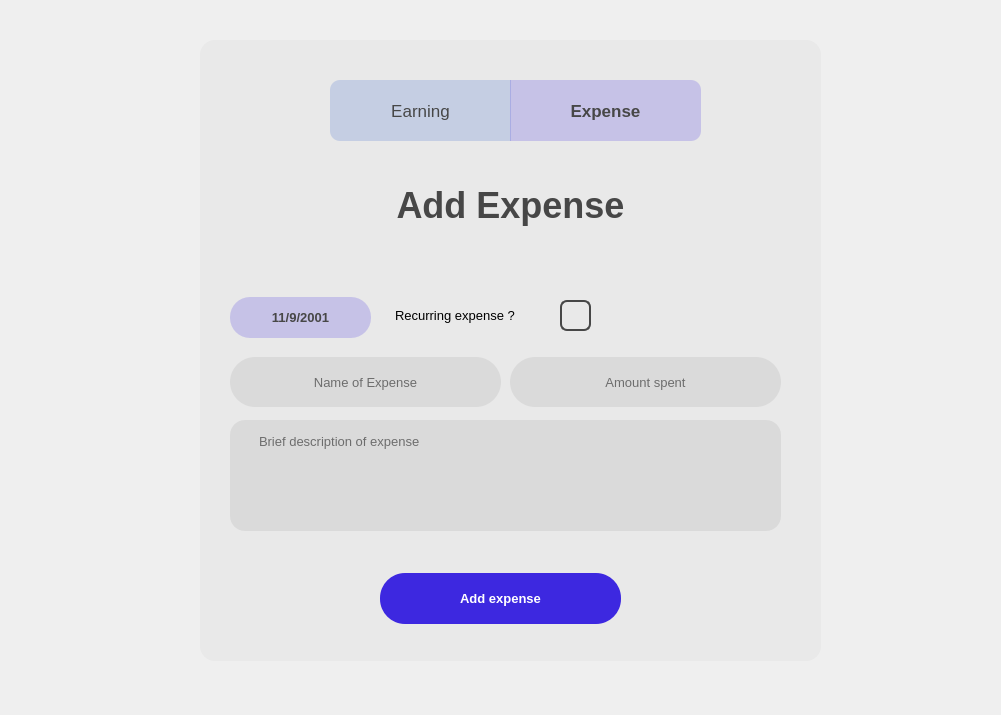
<?xml version="1.0" encoding="UTF-8"?>
<ui version="4.0">
 <class>Form</class>
 <widget class="QWidget" name="Form">
  <property name="geometry">
   <rect>
    <x>0</x>
    <y>0</y>
    <width>1001</width>
    <height>715</height>
   </rect>
  </property>
  <property name="windowTitle">
   <string>Form</string>
  </property>
  <property name="styleSheet">
   <string notr="true"/>
  </property>
  <widget class="QFrame" name="frame">
   <property name="geometry">
    <rect>
     <x>200</x>
     <y>40</y>
     <width>621</width>
     <height>621</height>
    </rect>
   </property>
   <property name="styleSheet">
    <string notr="true">QFrame{
	background-color:rgba(170, 170, 170, 0.1);
	border-radius:15px;
}



</string>
   </property>
   <property name="frameShape">
    <enum>QFrame::StyledPanel</enum>
   </property>
   <property name="frameShadow">
    <enum>QFrame::Raised</enum>
   </property>
   <widget class="QLabel" name="label_2">
    <property name="geometry">
     <rect>
      <x>0</x>
      <y>130</y>
      <width>621</width>
      <height>71</height>
     </rect>
    </property>
    <property name="font">
     <font>
      <pointsize>27</pointsize>
      <weight>75</weight>
      <bold>true</bold>
     </font>
    </property>
    <property name="styleSheet">
     <string notr="true">background-color:rgba(217, 217, 217,0);
color:rgb(71, 71, 71);
border:none;</string>
    </property>
    <property name="text">
     <string>Add Expense</string>
    </property>
    <property name="alignment">
     <set>Qt::AlignCenter</set>
    </property>
   </widget>
   <widget class="QLineEdit" name="lineEdit_2">
    <property name="geometry">
     <rect>
      <x>310</x>
      <y>317</y>
      <width>271</width>
      <height>50</height>
     </rect>
    </property>
    <property name="font">
     <font>
      <pointsize>10</pointsize>
     </font>
    </property>
    <property name="styleSheet">
     <string notr="true">border-radius:25px;
background-color:rgba(82, 82, 82, 0.1);
</string>
    </property>
    <property name="alignment">
     <set>Qt::AlignCenter</set>
    </property>
    <property name="placeholderText">
     <string>Amount spent</string>
    </property>
   </widget>
   <widget class="QPushButton" name="pushButton">
    <property name="geometry">
     <rect>
      <x>180</x>
      <y>533</y>
      <width>241</width>
      <height>51</height>
     </rect>
    </property>
    <property name="font">
     <font>
      <pointsize>10</pointsize>
      <weight>75</weight>
      <bold>true</bold>
     </font>
    </property>
    <property name="cursor">
     <cursorShape>PointingHandCursor</cursorShape>
    </property>
    <property name="styleSheet">
     <string notr="true">background-color:rgb(61, 40, 224);
color:white;
font-weight:bold;
border-radius:25px;</string>
    </property>
    <property name="text">
     <string>Add expense</string>
    </property>
    <property name="checkable">
     <bool>false</bool>
    </property>
    <property name="checked">
     <bool>false</bool>
    </property>
    <property name="autoDefault">
     <bool>false</bool>
    </property>
    <property name="default">
     <bool>false</bool>
    </property>
    <property name="flat">
     <bool>false</bool>
    </property>
   </widget>
   <widget class="QPushButton" name="pushButton_3">
    <property name="geometry">
     <rect>
      <x>130</x>
      <y>40</y>
      <width>181</width>
      <height>61</height>
     </rect>
    </property>
    <property name="font">
     <font>
      <pointsize>13</pointsize>
      <weight>50</weight>
      <bold>false</bold>
     </font>
    </property>
    <property name="cursor">
     <cursorShape>PointingHandCursor</cursorShape>
    </property>
    <property name="styleSheet">
     <string notr="true">color:rgb(71, 71, 71);
background-color:rgba(197, 206, 227, 1);
border-top-left-radius:10px;
border-bottom-left-radius:10px;
border-top-right-radius:0px;
border-bottom-right-radius:0px;
</string>
    </property>
    <property name="text">
     <string>Earning</string>
    </property>
    <property name="checkable">
     <bool>false</bool>
    </property>
    <property name="checked">
     <bool>false</bool>
    </property>
   </widget>
   <widget class="QPushButton" name="pushButton_4">
    <property name="geometry">
     <rect>
      <x>310</x>
      <y>40</y>
      <width>191</width>
      <height>61</height>
     </rect>
    </property>
    <property name="font">
     <font>
      <pointsize>13</pointsize>
      <weight>75</weight>
      <bold>true</bold>
     </font>
    </property>
    <property name="cursor">
     <cursorShape>PointingHandCursor</cursorShape>
    </property>
    <property name="styleSheet">
     <string notr="true">color:rgb(71, 71, 71);
background-color:rgba(61, 40, 224, 0.2);
border-top-left-radius:0px;
border-bottom-left-radius:0px;
border-top-right-radius:10px;
border-bottom-right-radius:10px;
</string>
    </property>
    <property name="text">
     <string>Expense</string>
    </property>
   </widget>
   <widget class="QLineEdit" name="lineEdit_3">
    <property name="geometry">
     <rect>
      <x>30</x>
      <y>317</y>
      <width>271</width>
      <height>50</height>
     </rect>
    </property>
    <property name="font">
     <font>
      <pointsize>10</pointsize>
     </font>
    </property>
    <property name="styleSheet">
     <string notr="true">border-radius:25px;
background-color:rgba(82, 82, 82, 0.1);
</string>
    </property>
    <property name="text">
     <string/>
    </property>
    <property name="alignment">
     <set>Qt::AlignCenter</set>
    </property>
    <property name="placeholderText">
     <string>Name of Expense</string>
    </property>
   </widget>
   <widget class="QTextEdit" name="textEdit">
    <property name="geometry">
     <rect>
      <x>30</x>
      <y>380</y>
      <width>551</width>
      <height>111</height>
     </rect>
    </property>
    <property name="font">
     <font>
      <pointsize>10</pointsize>
      <weight>50</weight>
      <bold>false</bold>
     </font>
    </property>
    <property name="styleSheet">
     <string notr="true">border-radius:15px;
background-color:rgba(82, 82, 82, 0.1);
padding-left:25px;
padding-top:10px;
padding-right:10px;
border:none;</string>
    </property>
    <property name="placeholderText">
     <string>Brief description of expense</string>
    </property>
   </widget>
   <widget class="QPushButton" name="pushButton_2">
    <property name="geometry">
     <rect>
      <x>30</x>
      <y>257</y>
      <width>141</width>
      <height>41</height>
     </rect>
    </property>
    <property name="font">
     <font>
      <pointsize>10</pointsize>
      <weight>75</weight>
      <bold>true</bold>
     </font>
    </property>
    <property name="styleSheet">
     <string notr="true">border-radius:20px;
background-color:rgba(61, 40, 224, 0.2);
color:rgb(71, 71, 71);</string>
    </property>
    <property name="text">
     <string>11/9/2001</string>
    </property>
   </widget>
   <widget class="QLabel" name="label_3">
    <property name="geometry">
     <rect>
      <x>195</x>
      <y>260</y>
      <width>151</width>
      <height>31</height>
     </rect>
    </property>
    <property name="font">
     <font>
      <pointsize>10</pointsize>
     </font>
    </property>
    <property name="styleSheet">
     <string notr="true">background-color:rgba(217, 217, 217,0);
border:none;</string>
    </property>
    <property name="text">
     <string>Recurring expense ?</string>
    </property>
   </widget>
   <widget class="QPushButton" name="pushButton_5">
    <property name="geometry">
     <rect>
      <x>360</x>
      <y>260</y>
      <width>31</width>
      <height>31</height>
     </rect>
    </property>
    <property name="cursor">
     <cursorShape>PointingHandCursor</cursorShape>
    </property>
    <property name="styleSheet">
     <string notr="true">QPushButton{
	background-color:rgba(217, 217, 217,0);
	border:2px solid;
	border-radius:7px;
	border-color:rgb(71, 71, 71)
}

QPushButton:clicked{
	background-color:rgb(61, 40, 224);
}</string>
    </property>
    <property name="text">
     <string/>
    </property>
    <property name="checkable">
     <bool>true</bool>
    </property>
   </widget>
   <zorder>label_2</zorder>
   <zorder>lineEdit_2</zorder>
   <zorder>pushButton_3</zorder>
   <zorder>pushButton_4</zorder>
   <zorder>pushButton</zorder>
   <zorder>lineEdit_3</zorder>
   <zorder>textEdit</zorder>
   <zorder>pushButton_2</zorder>
   <zorder>label_3</zorder>
   <zorder>pushButton_5</zorder>
  </widget>
  <widget class="QLabel" name="label">
   <property name="geometry">
    <rect>
     <x>0</x>
     <y>0</y>
     <width>1001</width>
     <height>721</height>
    </rect>
   </property>
   <property name="styleSheet">
    <string notr="true">border-image: url(:/newPrefix/—Pngtree—hand painted simple blue sky_954141.jpg) 0 0 0 0 stretch stretch;</string>
   </property>
   <property name="text">
    <string/>
   </property>
  </widget>
  <zorder>label</zorder>
  <zorder>frame</zorder>
 </widget>
 <resources>
  <include location="background_addEarningAndExpenseWindow.qrc"/>
 </resources>
 <connections/>
</ui>
